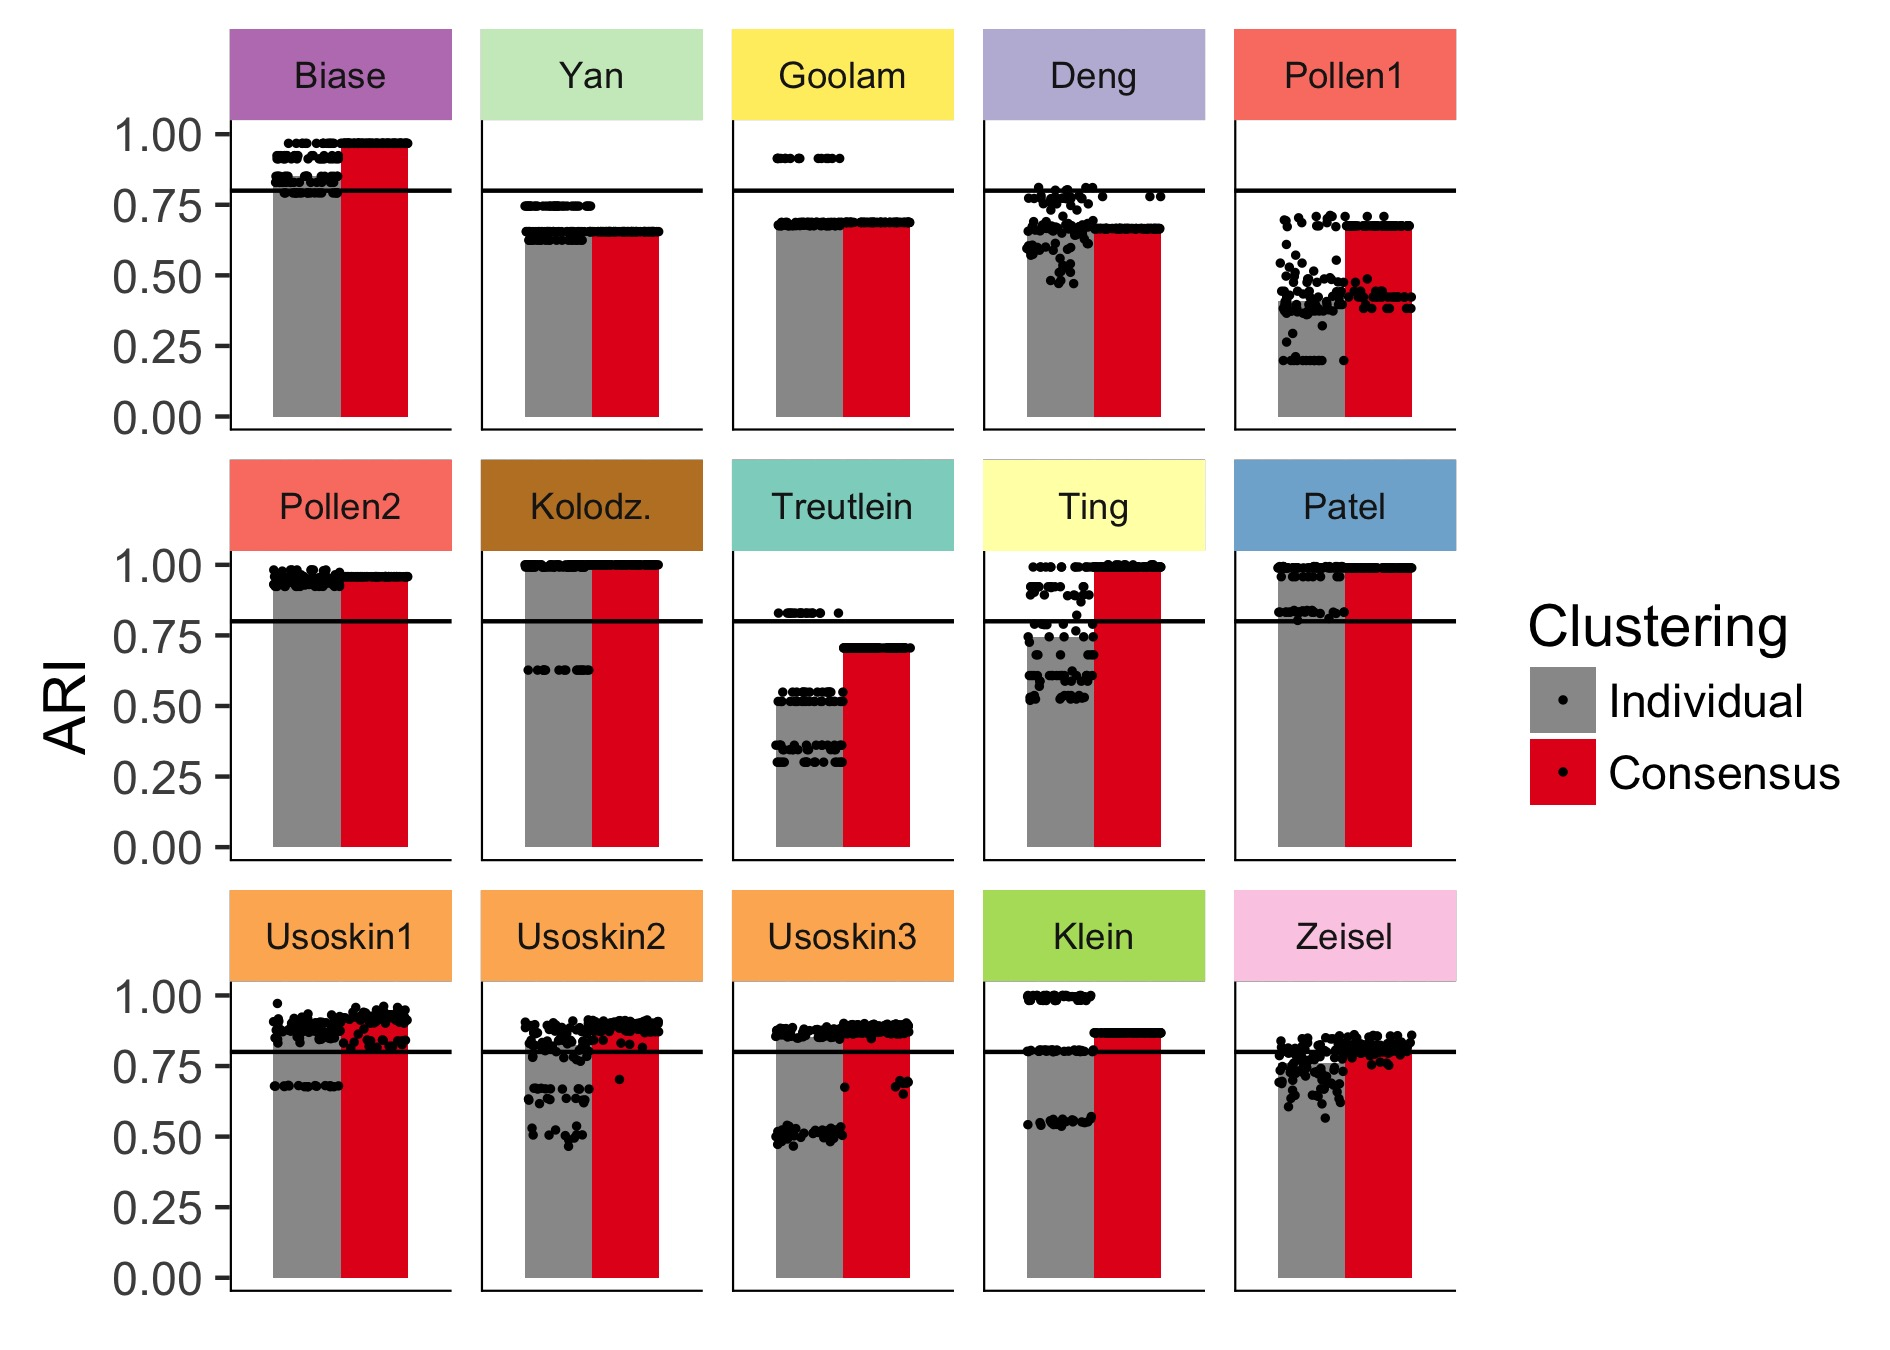

Source code (R):
library(cowplot)
library(dplyr)

options(stringsAsFactors = FALSE)

gtable_select <- function (x, ...)
{
    matches <- c(...)
    x$layout <- x$layout[matches, , drop = FALSE]
    x$grobs <- x$grobs[matches]
    x
}

gtable_stack <- function(g1, g2){
    g1$grobs <- c(g1$grobs, g2$grobs)
    g1$layout <- transform(g1$layout, z= z-max(z), name="g2")
    g1$layout <- rbind(g1$layout, g2$layout)
    g1
}

d <- read.csv("data/1d.csv")

d[d$Dataset == "Kolodziejczyk", ]$Dataset <- "Kolodz."

cols <- c("Biase" = "#bc80bd", "Treutlein" = "#8dd3c7", "Ting" = "#ffffb3", 
          "Yan" = "#ccebc5", "Goolam" = "#ffed6f", "Deng" = "#bebada",
          "Pollen1" = "#fb8072", "Pollen1-TopHat" = "#fb8072",
          "Pollen2-TopHat" = "#fb8072", "Pollen2" = "#fb8072",
          "Patel" = "#80b1d3", "Usoskin1" = "#fdb462", "Usoskin2" = "#fdb462",
          "Usoskin3" = "#fdb462", "Petropoulos" = "#8dd3c7", "Kolodz." = "#bf812d",
          "Klein" = "#b3de69", "Zeisel" = "#fccde5")
d$Dataset <- factor(
    d$Dataset, 
    levels = c(
        "Biase", "Yan", "Goolam", "Deng", "Pollen1", "Pollen2", "Kolodz.",
        "Treutlein", "Ting", "Patel", "Usoskin1", "Usoskin2", "Usoskin3",
        "Klein", "Zeisel"
    )
)

colnames(d)[2] <- "Clustering"
d$Clustering <- factor(d$Clustering, levels = c("Individual", "Consensus"))

cols.clust <- c("Individual" = "#999999", "Consensus" = "#e41a1c")

d1 <- d %>%
    group_by(Clustering, Dataset) %>%
    dplyr::summarise(Median = median(ARI))

p <- ggplot(d, aes(x = 1, y = ARI, fill = Clustering, group = Clustering)) +
    geom_bar(data = d1, aes(y = Median), position="dodge", stat="identity", width = 0.1) +
    geom_point(position = position_jitterdodge(jitter.width = 0.1, dodge.width = 0.1), size = 0.4) +
    facet_wrap(ncol = 5, ~ Dataset) +
    scale_fill_manual(values = cols.clust) +
    geom_hline(yintercept = 0.8) +
    labs(x = "") +
    theme_classic(base_size = 14) +
    theme(axis.ticks.x = element_blank(), axis.text.x=element_blank(),
          axis.title.x=element_blank(), axis.line=element_blank()) +
    annotate("segment", x=-Inf, xend=Inf, y=-Inf, yend=-Inf, color = "black")+
    annotate("segment", x=-Inf, xend=-Inf, y=-Inf, yend=Inf, color = "black")

dummy <- ggplot(d, aes(x = 1, y = ARI, fill = Clustering)) +
    facet_wrap(ncol = 5, ~ Dataset) +
    geom_rect(aes(fill = Dataset), xmin=-Inf, xmax=Inf, ymin=-Inf, ymax=Inf) +
    scale_fill_manual(values = cols) +
    theme_minimal()

g1 <- ggplotGrob(p)
g2 <- ggplotGrob(dummy)

panels <- grepl(pattern="panel", g2$layout$name)
strips <- grepl(pattern="strip-t", g2$layout$name)
g2$layout$t[panels] <- g2$layout$t[panels] - 1
g2$layout$b[panels] <- g2$layout$b[panels] - 1

new_strips <- gtable_select(g2, panels | strips)

## ideally you'd remove the old strips, for now they're just covered
new_plot <- gtable_stack(g1, new_strips)

plot_grid(new_plot)

ggsave("pdf/1d.pdf", w = 6.3, h = 4.5)
ggsave("jpeg/1d.jpeg", w = 6.3, h = 4.5)
